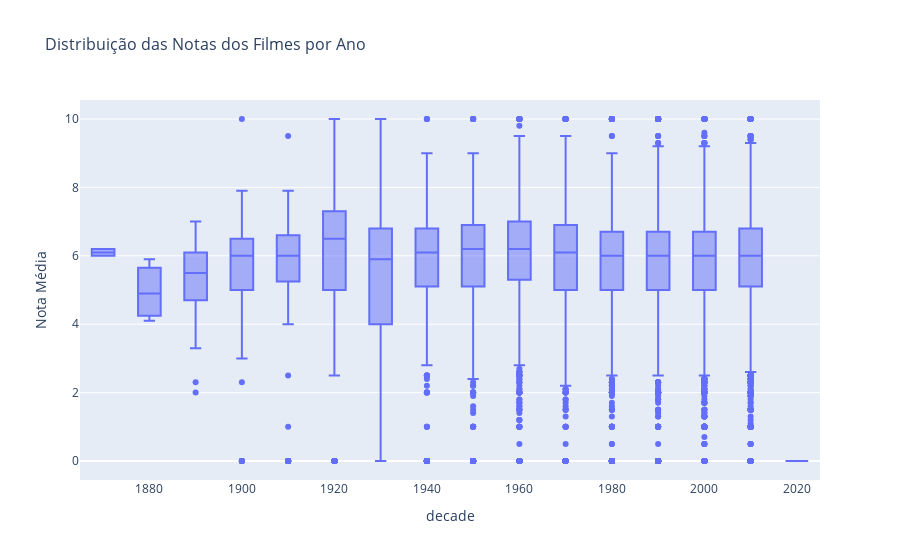

The notebook cell saved with this chart:
### Code cell
import plotly.express as px

# Criando o boxplot interativo das notas por ano
fig = px.box(movies_metadata, x='decade', y='vote_average',
             labels={'year': 'Ano', 'vote_average': 'Nota Média'},
             title='Distribuição das Notas dos Filmes por Ano')

# Ajustando o layout do gráfico
fig.update_layout(title_font_size=16, xaxis_title_font_size=14, yaxis_title_font_size=14)

# Exibindo o gráfico interativo
fig.show()

### Figure 1 — Plotly figure (JSON) as saved in the notebook; plotly's stock layout.template omitted (floating-point values rounded to 4 significant figures; data arrays with more than 128 entries replaced by an {"elided": "..."} marker saying what was removed)
{"data": [{"alignmentgroup": "True", "hovertemplate": "decade=%{x}<br>Nota Média=%{y}<extra></extra>", "legendgroup": "", "marker": {"color": "#636efa"}, "name": "", "notched": false, "offsetgroup": "", "orientation": "v", "showlegend": false, "type": "box", "x": {"elided": "45346 int values"}, "x0": " ", "xaxis": "x", "y": {"elided": "45346 float values"}, "y0": " ", "yaxis": "y"}], "layout": {"boxmode": "group", "legend": {"tracegroupgap": 0}, "title": {"font": {"size": 16}, "text": "Distribuição das Notas dos Filmes por Ano"}, "xaxis": {"anchor": "y", "domain": [0, 1], "title": {"font": {"size": 14}, "text": "decade"}}, "yaxis": {"anchor": "x", "domain": [0, 1], "title": {"font": {"size": 14}, "text": "Nota Média"}}}}
